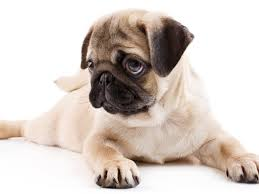
#> input picture Image Segmentation/d2.jpeg, 259 x 194 px
$ python gmm.py
#> lines starting #> are read from the running program, lines starting #| are printed output that depends on the picture
import cv2
from skimage import io
from matplotlib import pyplot as plt
import pandas as pd
from sklearn.mixture import GaussianMixture as GMM

img = cv2.imread("d2.jpeg")
#> img is the input picture: shape (194, 259, 3); mean B, G, R 198.4, 205, 214.9
img2 = img.reshape((-1,3))

plt.imshow(img)

gmm_model = GMM(n_components=4, covariance_type='tied').fit(img2)

gmm_labels = gmm_model.predict(img2)

original_shape = img.shape
#> original_shape = (194, 259, 3)
segmented = gmm_labels.reshape(original_shape[0],original_shape[1])
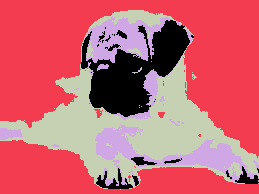
#> segmented: shape (194, 259) int64; 4 distinct labels, from 0 to 3; one colour per label, 0 black

cv2.imwrite("GMM_Segmented.jpeg",segmented)
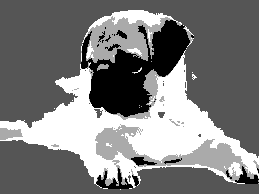
#> saved as GMM_Segmented.jpeg: shape (194, 259); min 0, max 3, mean 1.47; drawn with min black and max white

$ run again, with Image Segmentation/d1.jpeg copied over Image Segmentation/d2.jpeg
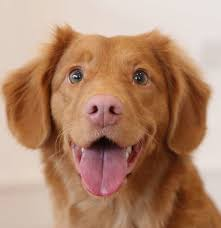
#> input picture Image Segmentation/d1.jpeg, 221 x 228 px
#> img is the input picture: shape (228, 221, 3); mean B, G, R 112.3, 137.1, 177.1
#> `segmented = gmm_labels.reshape(original_shape[0],original_shape[1])`:
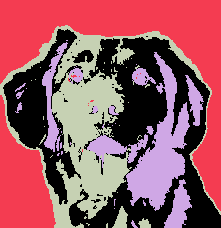
#> segmented: shape (228, 221) int64; 4 distinct labels, from 0 to 3; one colour per label, 0 black
#> `cv2.imwrite("GMM_Segmented.jpeg",segmented)`:
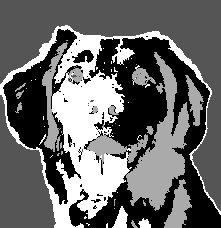
#> saved as GMM_Segmented.jpeg: shape (228, 221); min 0, max 3, mean 1.23; drawn with min black and max white

$ run again, with Image Segmentation/d3.jpeg copied over Image Segmentation/d2.jpeg
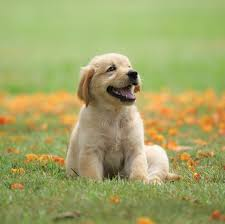
#> input picture Image Segmentation/d3.jpeg, 225 x 224 px
#> img is the input picture: shape (224, 225, 3); mean B, G, R 102.5, 164.3, 161.9
#> `segmented = gmm_labels.reshape(original_shape[0],original_shape[1])`:
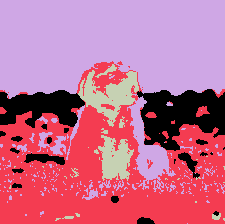
#> segmented: shape (224, 225) int64; 4 distinct labels, from 0 to 3; one colour per label, 0 black
#> `cv2.imwrite("GMM_Segmented.jpeg",segmented)`:
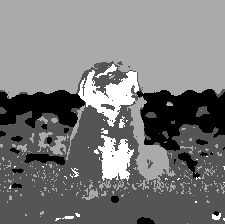
#> saved as GMM_Segmented.jpeg: shape (224, 225); min 0, max 3, mean 1.43; drawn with min black and max white

$ run again, with Image Segmentation/d4.jpeg copied over Image Segmentation/d2.jpeg
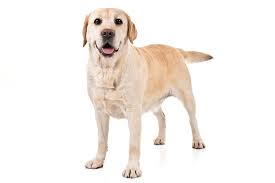
#> input picture Image Segmentation/d4.jpeg, 275 x 183 px
#> img is the input picture: shape (183, 275, 3); mean B, G, R 236.4, 240.8, 246.1
#> `segmented = gmm_labels.reshape(original_shape[0],original_shape[1])`:
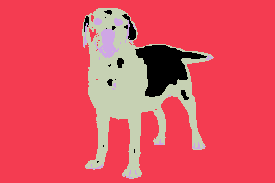
#> segmented: shape (183, 275) int64; 4 distinct labels, from 0 to 3; one colour per label, 0 black
#> `cv2.imwrite("GMM_Segmented.jpeg",segmented)`:
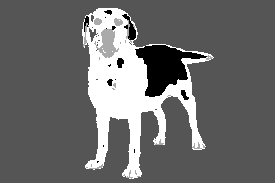
#> saved as GMM_Segmented.jpeg: shape (183, 275); min 0, max 3, mean 1.28; drawn with min black and max white
